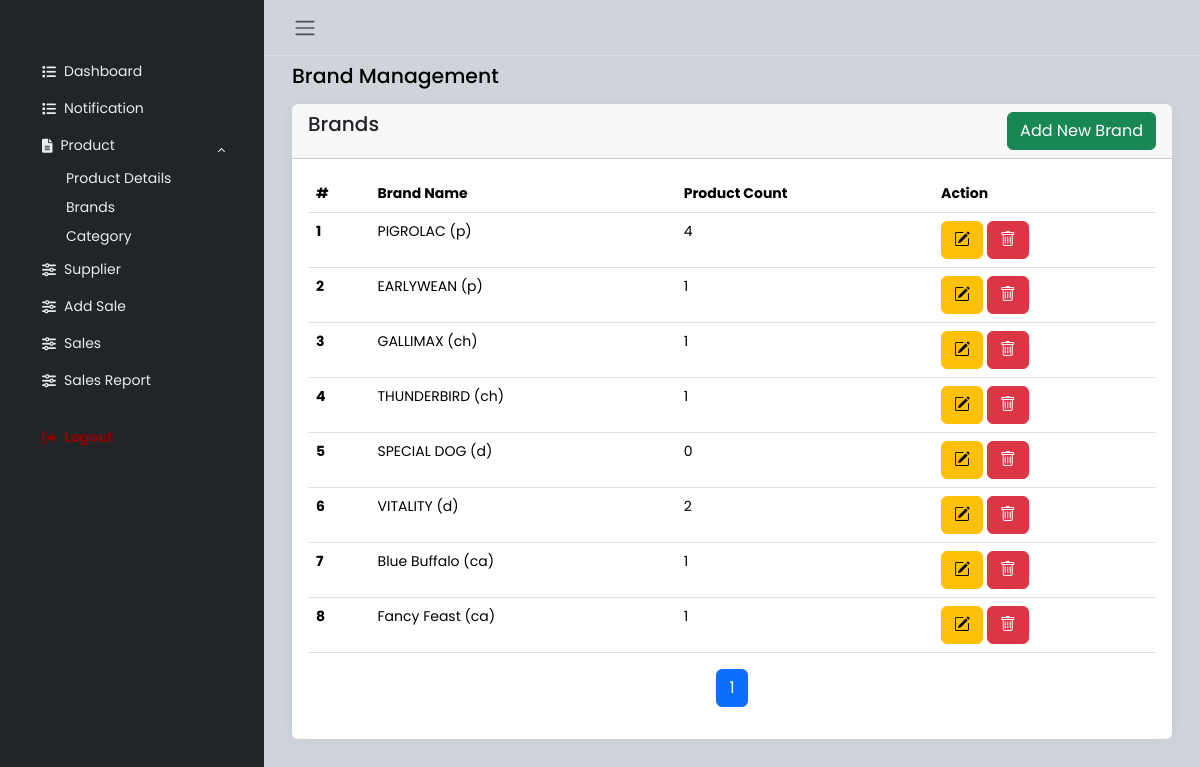
The app's page /brand.php (signed in) with its own data.
### tables this page shows
CREATE TABLE `brand` (
  `brand_id` int(250) NOT NULL,
  `brand_name` varchar(250) NOT NULL
);

### db/show.php (called while the page is built, shortened)
<?php
    class Show{
        private $conn;
        private $tbl;
        public function __construct($conn, $tbl){
            $this->conn = $conn;
            $this->tbl = $tbl;
        }
        public function sqlExecute($sql){
            $result = $this->conn->query($sql);
            $data = array();
            if($result->num_rows > 0){
                while($rows = $result->fetch_assoc()){
                    $data_row = array();
                    foreach ($rows as $row) {
                        array_push($data_row, $row);
                    }
                    array_push($data,$data_row);
                }
            }
            return $data;
        }
        public function showRecords($where=null, $order=null, $limit=null){
            $sql = "SELECT * FROM $this->tbl";
            if($where!=null){
                $sql.=" WHERE $where";
            }
            return $this->sqlExecute($sql);
        }
        public function showRecordsWithPagination($page = 1, $where =null, $limit = NULL, $order = null) {
            $offset = ($page - 1) * $limit;
            $sql = "SELECT COUNT(*) AS total FROM $this->tbl";
            $result = $this->conn->query($sql);
            $totalRecords = $result->fetch_assoc()['total'];
            $totalPages = ceil($totalRecords / $limit);
            if($order != null && $where==null){
                $sql = "SELECT * FROM $this->tbl ORDER BY $order LIMIT $limit OFFSET $offset";
            } elseif ($where != null && $order == null) {
                $sql = "SELECT * FROM $this->tbl WHERE $where LIMIT $limit OFFSET $offset";
            } elseif ($where != null && $order != null) {
                $sql = "SELECT * FROM $this->tbl WHERE $where ORDER BY $order LIMIT $limit OFFSET $offset";
            } else {
                $sql = "SELECT * FROM $this->tbl LIMIT $limit OFFSET $offset";
            }
            $records = $this->sqlExecute($sql);
            return array('records' => $records, 'totalPages' => $totalPages);
        }
    }
?>

### brand.php (the view, shortened to what this page needs)
<?php
require 'db/connection.php';
require 'db/show.php';
?>
<!DOCTYPE html>
<html lang="en">
<head>
    <link href="https://cdn.jsdelivr.net/npm/bootstrap-icons/font/bootstrap-icons.css" rel="stylesheet">
    <link rel="stylesheet" href="https://cdn.jsdelivr.net/npm/bootstrap@5.3.2/dist/css/bootstrap.min.css">
    <link rel="stylesheet" href="bootstrap/css/bootstrap.min.css">
    <link rel="stylesheet" href="bootstrap-icons-1.11.3/font/bootstrap-icons.css">
    <link rel="stylesheet" href="css/style.css">
</head>
<body>
    <div class="wrapper">
        <?php include 'sidebar.php'; ?>
        <div class="main">
            <nav class="navbar navbar-expand px-3 border-bottom">
                <button class="btn" id="sidebar-toggle" type="button">
                    <span class="navbar-toggler-icon"></span>
                </button>
            </nav>
            <main class="content px-3 py-2">
                <div class="container-fluid">
                    <div class="mb-3">
                        <h4>Brand Management</h4>
                    </div>
                    <div class="card border-0">
                        <div class="card-header d-flex justify-content-between">
                            <h5 class="card-title">Brands</h5>
                            <a href="forms/brandAdd.php" class="btn btn-success">Add New Brand</a>
                        </div>
                        <?php
                        $showBrand = new Show($conn, 'brand');
                        $currentPage = isset($_GET['page']) ? $_GET['page'] : 1;
                        $paginationData = $showBrand->showRecordsWithPagination($currentPage, null, 10, null);
                        $brands = $paginationData['records'];
                        $showProduct = new Show($conn, 'product');
                        ?>
                        <div class="card-body table-responsive container">
                            <table class="table table-hover">
                                <thead>
                                    <tr>
                                        <th scope="col">#</th>
                                        <th scope="col">Brand Name</th>
                                        <th scope="col">Product Count</th>
                                        <th scope="col">Action</th>
                                    </tr>
                                </thead>
                                <tbody>
                                    <?php
                                    if (count($brands) > 0) {
                                        $brand_count = ($currentPage - 1) * 10 + 1;
                                        foreach ($brands as $brand) {
                                            $brandId = $brand[0];
                                            $brandName = $brand[1];
                                            $productCount = $showProduct->showRecords("brand_id = $brandId");
                                            $productCount = count($productCount);
                                            echo "<tr>";
                                            echo "<th scope='row'>" . $brand_count++ . "</th>";
                                            echo "<td>" . htmlspecialchars($brandName) . "</td>";
                                            echo "<td>" . $productCount . "</td>";
                                            echo "<td>
                                                    <a class='btn btn-warning' href='forms/brandEdit.php?id=$brandId'><i class='bi bi-pencil-square'></i></a>
                                                    <a class='btn btn-danger' href='forms/brandDelete.php?id=$brandId'><i class='bi bi-trash'></i></a>
                                                </td>";
                                            echo "</tr>";
                                        }
                                    } else {
                                        echo "<tr><td colspan='4'><div class='alert alert-dark' role='alert'>No Brands Found</div></td></tr>";
                                    }
                                    ?>
                                </tbody>
                            </table>
                            <nav class="d-flex justify-content-center" aria-label="Page navigation example">
                                <ul class="pagination">
                                    <?php for ($page = 1; $page <= $paginationData['totalPages']; $page++): ?>
                                        <li class="page-item <?= ($page == $currentPage) ? 'active' : '' ?>">
                                            <a class="page-link" href="?page=<?= $page ?>"><?= $page ?></a>
                                        </li>
                                    <?php endfor; ?>
                                </ul>
                            </nav>
                        </div>
                    </div>
                </div>
            </main>
        </div>
    </div>
</body>
</html>

### css/style.css (style rules this page uses)
body { font-family: 'Poppins', sans-serif; font-size: 0.875rem; opacity: 1; overflow-y: scroll; margin: 0; }
a { cursor: pointer; text-decoration: none; font-family: 'Poppins', sans-serif; }
li { list-style: none; }
h4 { font-family: 'Poppins', sans-serif; font-size: 1.275rem; color: var(--bs-emphasis-color); }
.wrapper { align-items: stretch; display: flex; width: 100%; }
.main { display: flex; flex-direction: column; min-height: 100vh; min-width: 0; overflow: hidden; transition: all 0.35s ease-in-out; width: 100%; background: var(--bs-dark-bg-subtle); }
.content { flex: 1; max-width: 100vw; width: 100vw; }
@media (min-width:768px) { .content { max-width: auto; width: auto; } }
.card { box-shadow: 0 0 .875rem 0 rgba(34, 46, 60, .05); margin-bottom: 24px; }

### records on screen
brand: brand_name "PIGROLAC (p)", productCount "4"
brand: brand_name "EARLYWEAN (p)", productCount "1"
brand: brand_name "GALLIMAX (ch)", productCount "1"
brand: brand_name "THUNDERBIRD (ch)", productCount "1"
brand: brand_name "SPECIAL DOG (d)", productCount "0"
brand: brand_name "VITALITY (d)", productCount "2"
brand: brand_name "Blue Buffalo (ca)", productCount "1"
brand: brand_name "Fancy Feast (ca)", productCount "1"
